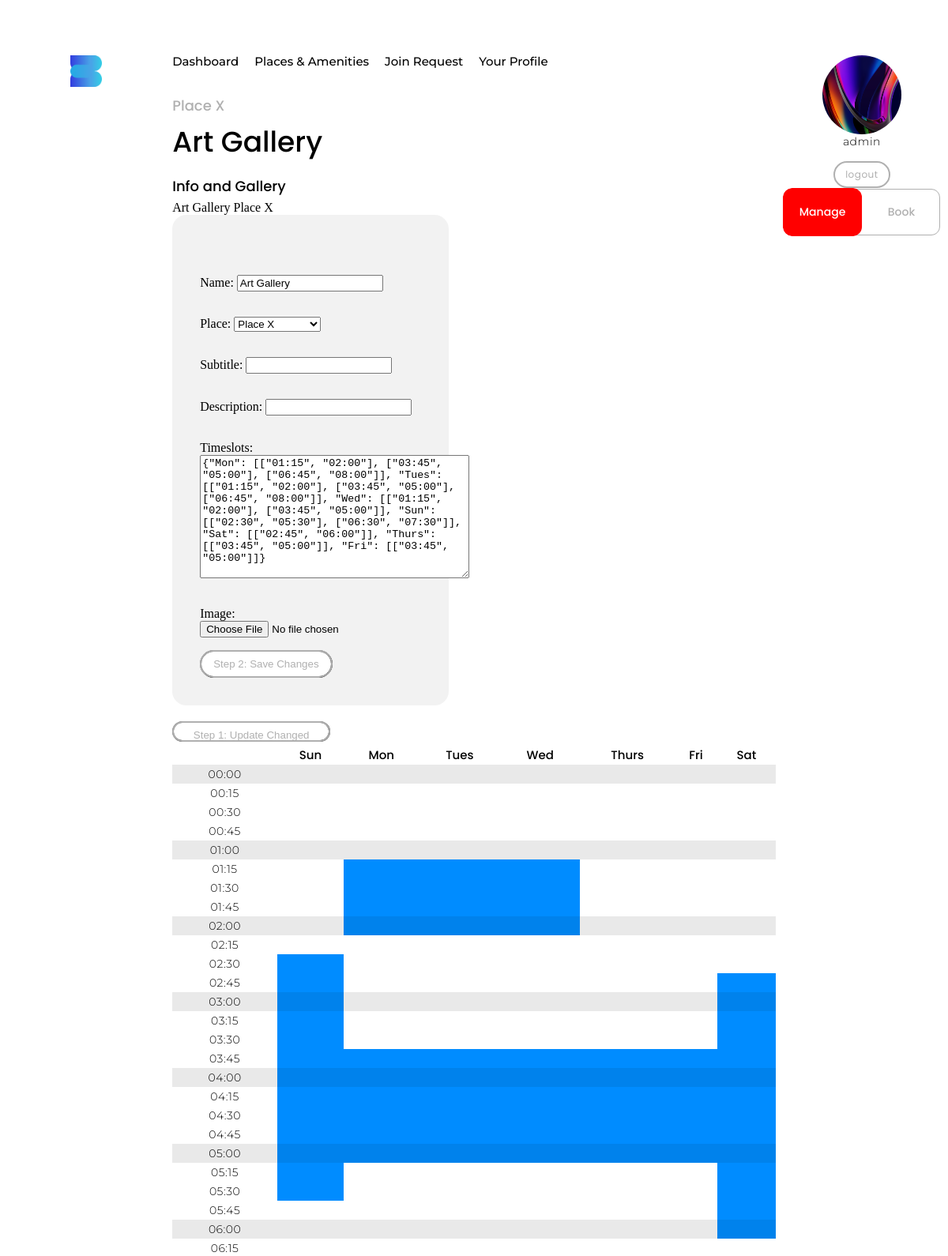
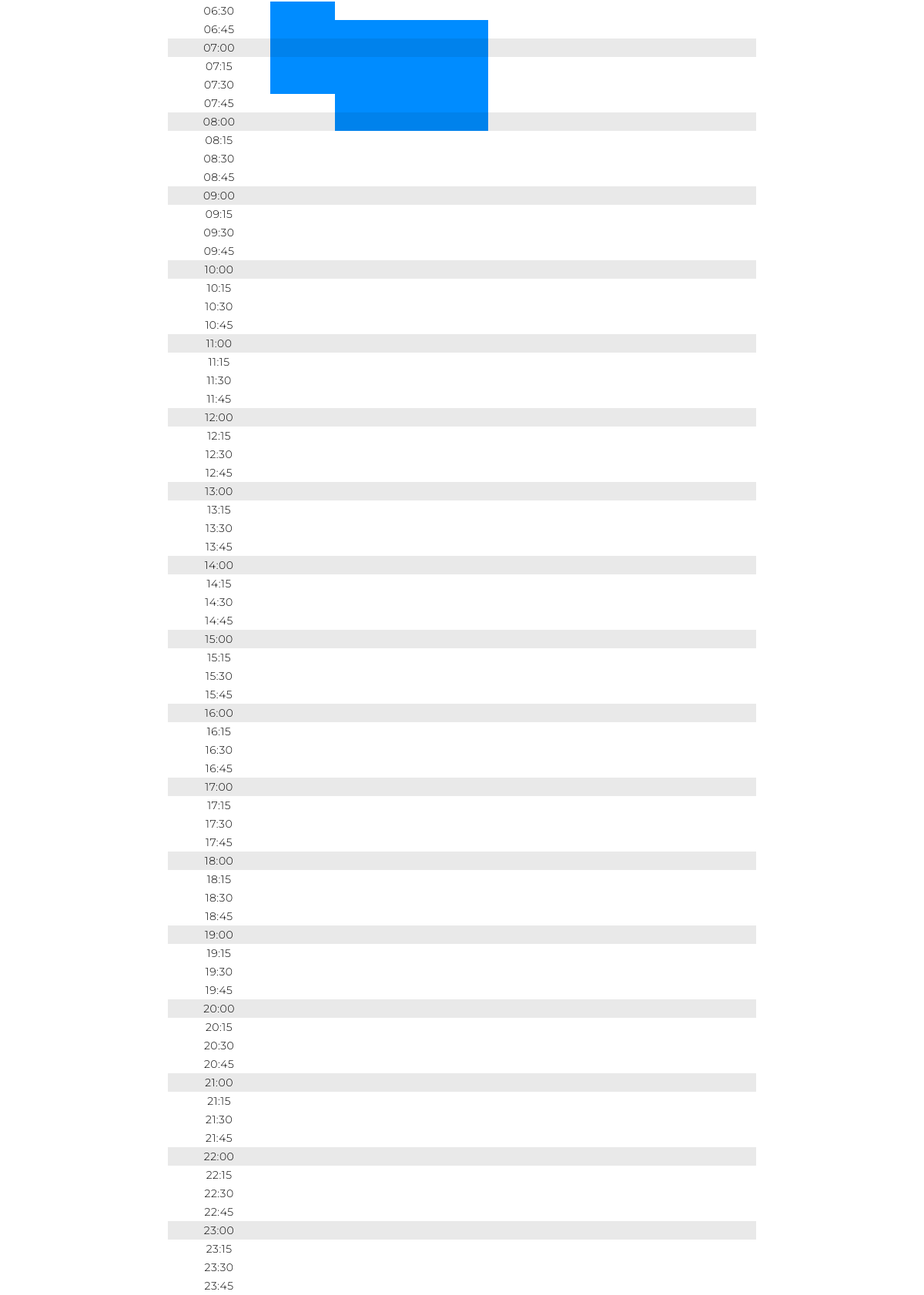
Page /manage/amenities/2/ (signed in) on the earlier database version (2 pictures, top to bottom).
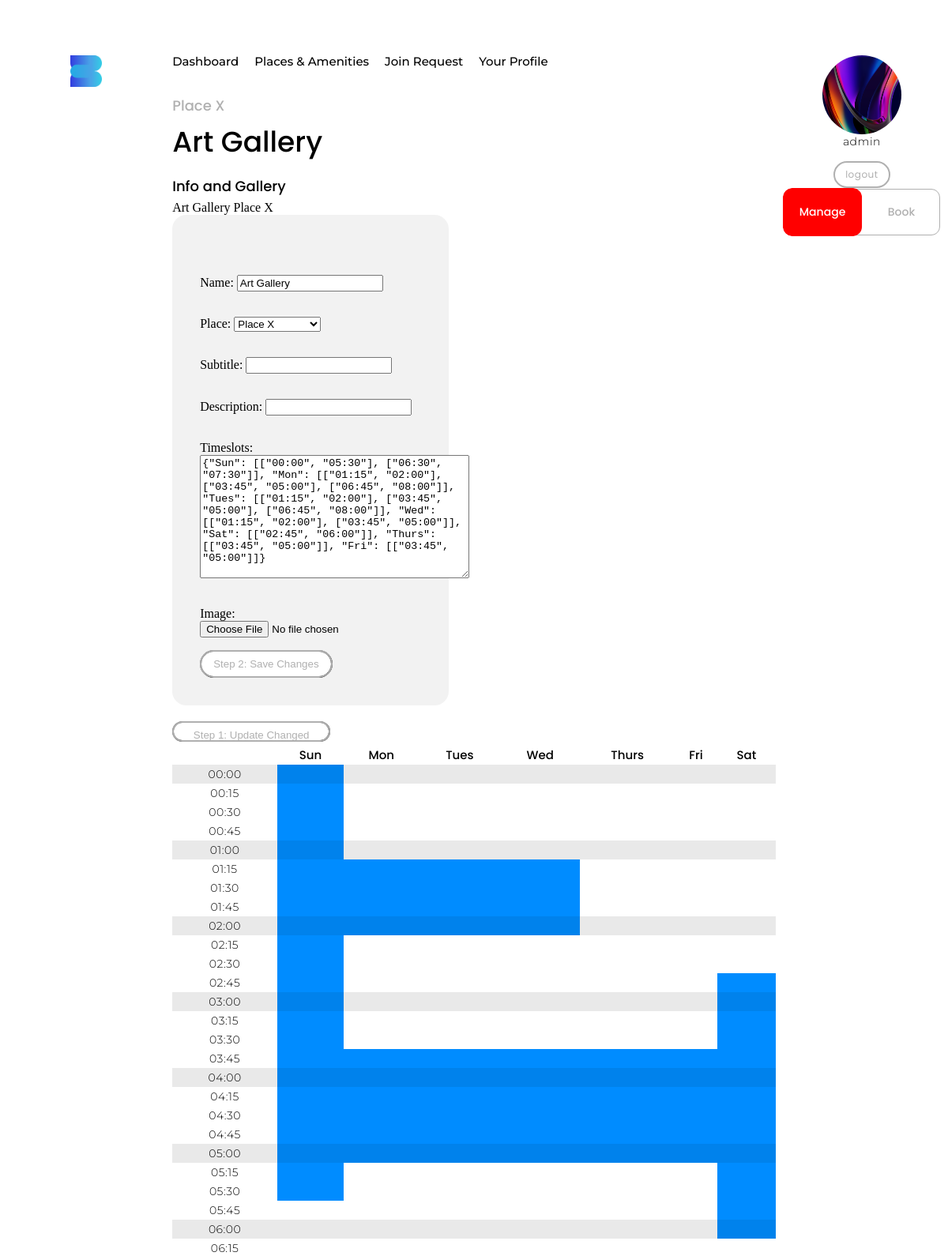
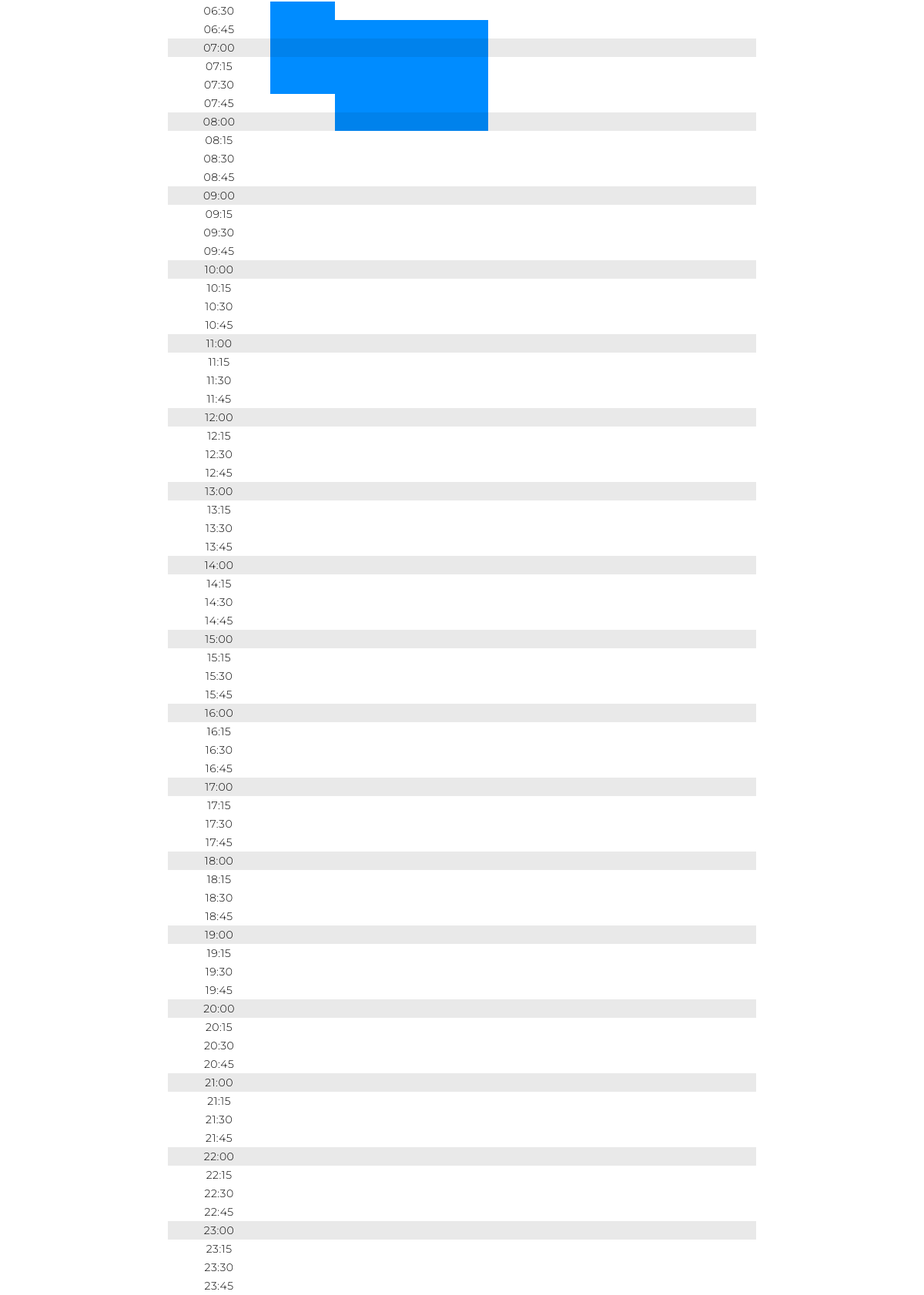
Same page on the later database version (2 pictures, top to bottom).
### siteApp/models.py (models this page shows, shortened)
class Place(models.Model):
    name = models.CharField(max_length=200, blank=False, unique=True)
    email = models.CharField(max_length=200, blank=True, null=True)
    phone_number = PhoneNumberField(null=True, blank=True, unique=False)
    address = models.ForeignKey(
        "siteApp.Address", null=True, blank=True, on_delete=models.DO_NOTHING)
    capacity = models.IntegerField(null=True, blank=True)
    description = models.TextField(max_length=500, blank=True)
    image = models.ImageField(upload_to='images', null=True, blank=True)
    date_created = models.DateTimeField(auto_now_add=True)
    class Meta:
        ordering = ('date_created',)
    def __str__(self):
        return "{}".format(self.name)

class Amenity(models.Model):
    name = models.CharField(max_length=200, blank=False)
    place = models.ForeignKey(
        "siteApp.Place", blank=False, on_delete=models.CASCADE)
    subtitle = models.CharField(max_length=200, blank=True)
    description = models.CharField(max_length=200, blank=True)
    date_created = models.DateTimeField(auto_now_add=True)
    timeslots = models.JSONField(blank=True, null=True)
    image = models.ImageField(upload_to='images', null=True, blank=True)
    class Meta:
        ordering = ('date_created',)

class Profile(models.Model):
    user = models.OneToOneField(
        settings.AUTH_USER_MODEL, null=False, on_delete=models.CASCADE, related_name="profile")
    phone_number = PhoneNumberField(null=True, blank=True, unique=True)
    bio = models.TextField(max_length=200, blank=True)
    image = models.ImageField(upload_to=user_upload_directory_path, null=True, blank=True)
    date_created = models.DateTimeField(auto_now_add=True)
    class Meta:
        ordering = ('date_created',)

### accountsApp/models.py (models this page shows)
class CustomUser(AbstractUser):
    email = models.EmailField(verbose_name='Email',
                              unique=True, null=False, blank=False)
    username = models.CharField(max_length=20, blank=False, unique=True)
    alias = models.CharField(max_length=40)
    first_name = models.CharField(max_length=30, null=False, blank=False)
    last_name = models.CharField(max_length=30, null=False, blank=False)
    date_created = models.DateTimeField(auto_now_add=True)
    USERNAME_FIELD = 'email'
    REQUIRED_FIELDS = ['username', 'first_name', 'last_name']
    objects = CustomUserManager()
    def __str__(self):
        return "{}".format(self.email)

### mgmtApp/views.py (the view, shortened to what this page needs)
# urls.py: path('amenities/<str:pk>/', views.amenity_view, name="manage-amenity"),
def amenity_view(request, pk):
    amenity = Amenity.objects.get(id=pk)
    page_title = amenity.name
    page_subtitle = amenity.place.name
    amenity_form = AmenityForm(request.user, instance=amenity)
    context = {
        'page_title': page_title,
        'page_subtitle': page_subtitle,
        'amenity_form': amenity_form,
        'amenity':amenity
    }
    template_name = 'mgmtApp/amenity.html'
    return render(request, template_name, context)

### mgmtApp/forms.py
class AmenityForm(forms.ModelForm):
    def __init__(self, user, *args, **kwargs):
        super(AmenityForm, self).__init__(
            *args, **kwargs)  # populates the form
        print(user)
        place_queryset = models.Place.objects.filter(
            place_of__profile__user=user)
        self.fields['place'].queryset = place_queryset
    class Meta:
        model = models.Amenity
        fields = "__all__"

### templates/mgmtApp/amenity.html (shortened to what this page needs)
{% extends 'base.html' %} {% load static %}
{% block pageheader %}
<div class="header2 color-shade-grey">{{page_subtitle}}</div>
<div class="header1">{{page_title}}</div>
{% endblock pageheader %}
{% block content %}
<div class="header2">Info and Gallery</div>
<span>{{amenity.name}}</span>
<span>{{amenity.place}}</span>
<form action="" method="POST">
    {% csrf_token %} {{amenity_form.as_p}}
    <button>Step 2: Save Changes</button>
</form>
<button
    type="button"
    id="showresults"
    value="Spremi"
    style="height: 26px; margin-top: 20px; width: 200px"
>
    Step 1: Update Changed Timeslots
</button>
<table class="table" id="table">
</table>
{% endblock content %}

### templates/base.html (shortened to what this page needs)
{% load static %}
<!DOCTYPE html>
<html lang="en">
<head>
    <link rel="stylesheet" type="text/css" href="{% static 'css/main.css' %}">
    <link rel="stylesheet" type="text/css" href="{% static 'css/components.css' %}">
</head>
<body>
    <div class="platform-base">
        <div class="side-container" id="side-container--left">
            {% block sidecontainer-left %}
                <img src="{% static 'images/Bloom Logo-Transparent-Darker-Blue.png'%}" style="width: 40px; margin-bottom: 20px;" alt="">
            {% endblock sidecontainer-left %}
        </div>
        <div class="main-container">
            {% include 'components/navbar.html' %}
            <div class="main-container__header">
                {% block pageheader %}
                {% endblock pageheader %}
            </div>
            <div class="main-container__grid-container">
                {% block content %}
                {% endblock content %}
            </div>
        </div>
        <div class="side-container" id="side-container--right">
            {% block sidecontainer-right %}
                <img {% if request.user.profile.image %} src="{{ request.user.profile.image.url }}"{% endif %} alt="" style="height: 100px; width: 100px; border-radius: 50%;">
                {% if request.path != "/login" %}
                    <div class="body1">
                        {{request.user.first_name}}
                    </div>
                {% endif %}
                {% include 'components/button-logout.html' with link='logout' text='logout' %}
                {% include 'components/button.html' with name='button site-toggle' state=0 %}
            {% endblock sidecontainer-right %}
        </div>
    </div>
</body>
</html>

### templates/components/navbar.html (shortened to what this page needs)
{% load static %}
{% if "manage" in request.path %}
<div class="navbar">
    <div class="link_text" onclick="window.location='{% url "manage-dashboard" %}';">Dashboard</div>
    <div class="link_text"  onclick="window.location='{% url "manage-places" %}';">Places & Amenities</div>
    <div class="link_text"  onclick="window.location='{% url "join-requests" %}';">Join Request</div>
    <div class="link_text"  onclick="window.location='{% url "manage-profilepage" %}';">Your Profile</div>
</div>
{% endif %}

### templates/components/button-logout.html
{% load static %}
<a href="{% url link %}" class="button">
    <div class="button_text">{{text}}</div>
</a>

### templates/components/button.html
{% load static %}
{% if name == 'button style1' %}
<div class="button style1">
    <div class="button_text">{{text}}</div>
</div>
{% elif name == 'button style2' %}
<div class="button style2" onclick="window.location='{{url}}';">
    <div class="button_text">{{text}}</div>
</div>
{% elif name == 'button style3' %}
<div class="button style3" onclick="window.location='{{url}}';">
    <div class="button_text">{{text}}</div>
</div>
{% elif name == 'button style4' %}
<div class="button style4" onclick="window.location='{{url}}';">
    <div class="overlay">
        <div class="header2">{{text}}</div>
    </div>
</div>
{% elif name == 'button style5' %}
<button class="button style5">
    <div class="header3">{{text}}</div>
</button>
{% elif name == 'button style6' %}
<button class="button style6">
    <div class="header3">{{text}}</div>
</button>
{% elif name == 'button site-toggle' %}
<div class="button site-toggle">
    <div class="half left {% if "manage" in request.path %} toggled {% endif %}" onclick="window.location='{% url "manage-dashboard" %}';">
        <div class="header3">Manage</div>
    </div>
    <div class="half right {% if "member" in request.path %} toggled {% endif %}" onclick="window.location='{% url "member-dashboard" %}';">
        <div class="header3">Book</div>
    </div>
</div>
{% else %}
<div class="button">
    <div class="button_text">{{text}}</div>
</div>
{% endif %}

### static/css/main.css (style rules this page uses)
* { -webkit-box-sizing: border-box; box-sizing: border-box; }
body { margin: 0; padding: 0; }
.platform-base { width: 100%; height: -webkit-fit-content; height: -moz-fit-content; height: fit-content; min-height: 100vh; display: -webkit-box; display: -ms-flexbox; display: flex; -webkit-box-pack: center; -ms-flex-pack: center; justify-content: center; -webkit-box-align: start; -ms-flex-align: start; align-items: flex-start; }
.side-container { -webkit-box-flex: 2; -ms-flex: 2; flex: 2; height: 100vh; display: -webkit-box; display: -ms-flexbox; display: flex; -webkit-box-orient: vertical; -webkit-box-direction: normal; -ms-flex-direction: column; flex-direction: column; -webkit-box-pack: start; -ms-flex-pack: start; justify-content: flex-start; -webkit-box-align: center; -ms-flex-align: center; align-items: center; padding-top: 70px; }
.side-container > div { margin-bottom: 10px; }
.main-container { z-index: 1; -webkit-box-flex: 7; -ms-flex: 7; flex: 7; height: -webkit-fit-content; height: -moz-fit-content; height: fit-content; min-height: 200vh; padding-top: 70px; display: -webkit-box; display: -ms-flexbox; display: flex; -webkit-box-orient: vertical; -webkit-box-direction: normal; -ms-flex-direction: column; flex-direction: column; -webkit-box-align: start; -ms-flex-align: start; align-items: flex-start; }
.main-container__header { width: 100%; padding: 30px 0 10px 0; }
.main-container__grid-container { height: 100%; min-height: 70vh; width: 100%; }

Differences in the rows shown:
changed Amenity "Art Gallery": timeslots "{\"Mon\": [[\"01:15\", \"02:00\"], [\"03:45\", \"05:00\"], [\"06:45\", \"08:00\"]], \"Tues\": [[\"01:15\", \"02:00\"], [\"03:45\", \"05:00\"], [\"06:45\", \"08:00\"]], \"Wed\": [[\"01:15\", \"02:00\"], [\"03:45\", \"05:00\"]], \"Sun\": [[\"02:30\", \"05:30\"], [\"06:30\", \"07:30\"]], \"Sat\": [[\"02:45\", \"06:00\"]], \"Thurs\":…" → "{\"Sun\": [[\"00:00\", \"05:30\"], [\"06:30\", \"07:30\"]], \"Mon\": [[\"01:15\", \"02:00\"], [\"03:45\", \"05:00\"], [\"06:45\", \"08:00\"]], \"Tues\": [[\"01:15\", \"02:00\"], [\"03:45\", \"05:00\"], [\"06:45\", \"08:00\"]], \"Wed\": [[\"01:15\", \"02:00\"], [\"03:45\", \"05:00\"]], \"Sat\": [[\"02:45\", \"06:00\"]], \"Thurs\":…"
